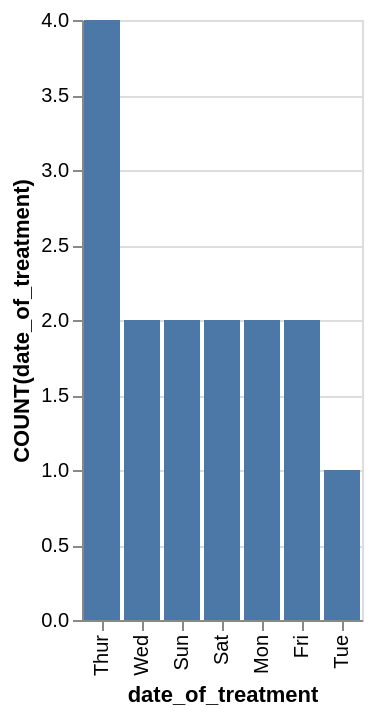

Vega-Lite specification for this chart:
### Vega-Lite specification from a JSON file in a GitHub repository (floating-point values rounded to 4 significant figures)
{"data": {"values": [{"x_data": "Thur", "y_data": 4}, {"x_data": "Wed", "y_data": 2}, {"x_data": "Sun", "y_data": 2}, {"x_data": "Sat", "y_data": 2}, {"x_data": "Mon", "y_data": 2}, {"x_data": "Fri", "y_data": 2}, {"x_data": "Tue", "y_data": 1}]}, "mark": "bar", "encoding": {"x": {"field": "x_data", "type": "nominal", "title": "date_of_treatment", "sort": {"op": "sum", "field": "y_data", "order": "descending"}}, "y": {"field": "y_data", "type": "quantitative", "title": "COUNT(date_of_treatment)"}}}
